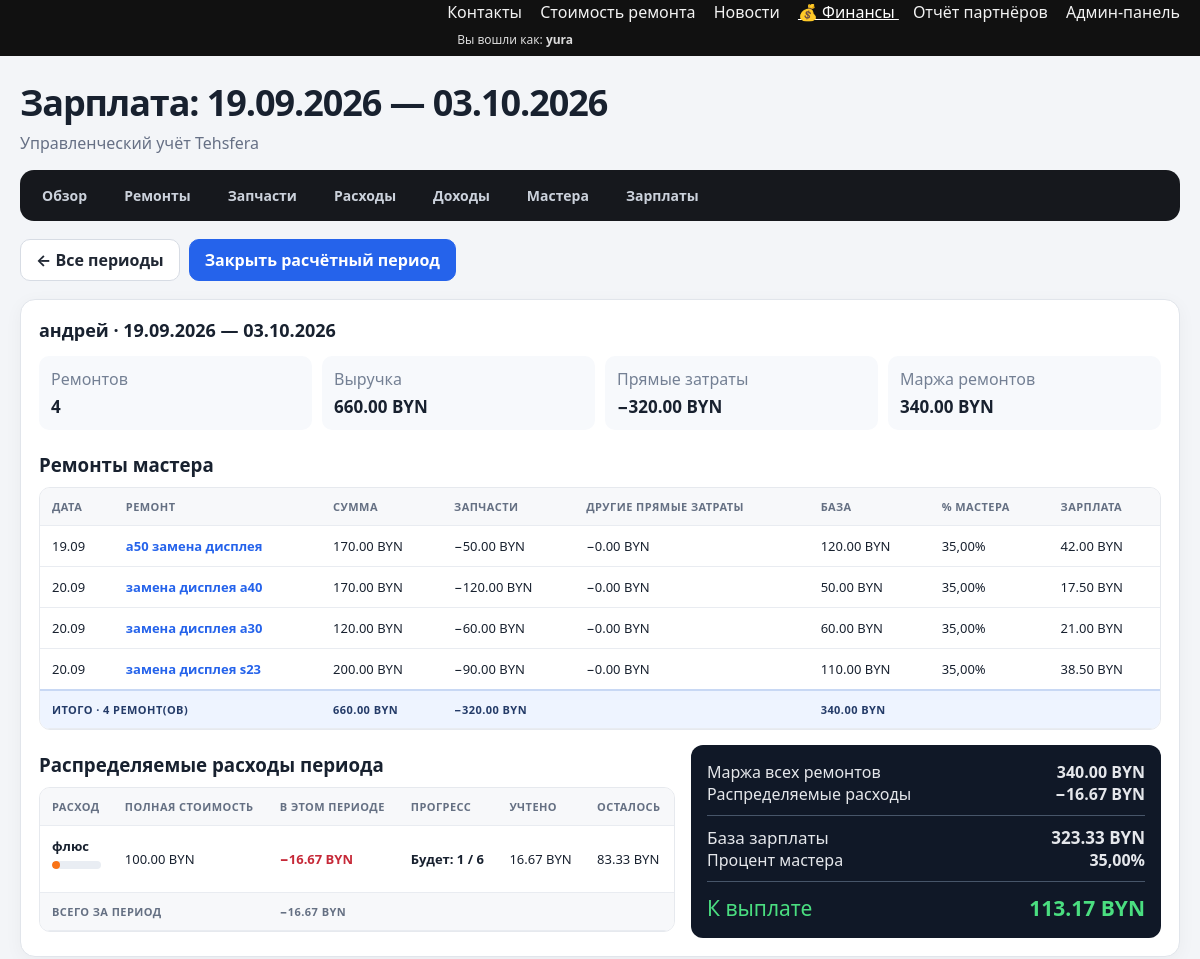
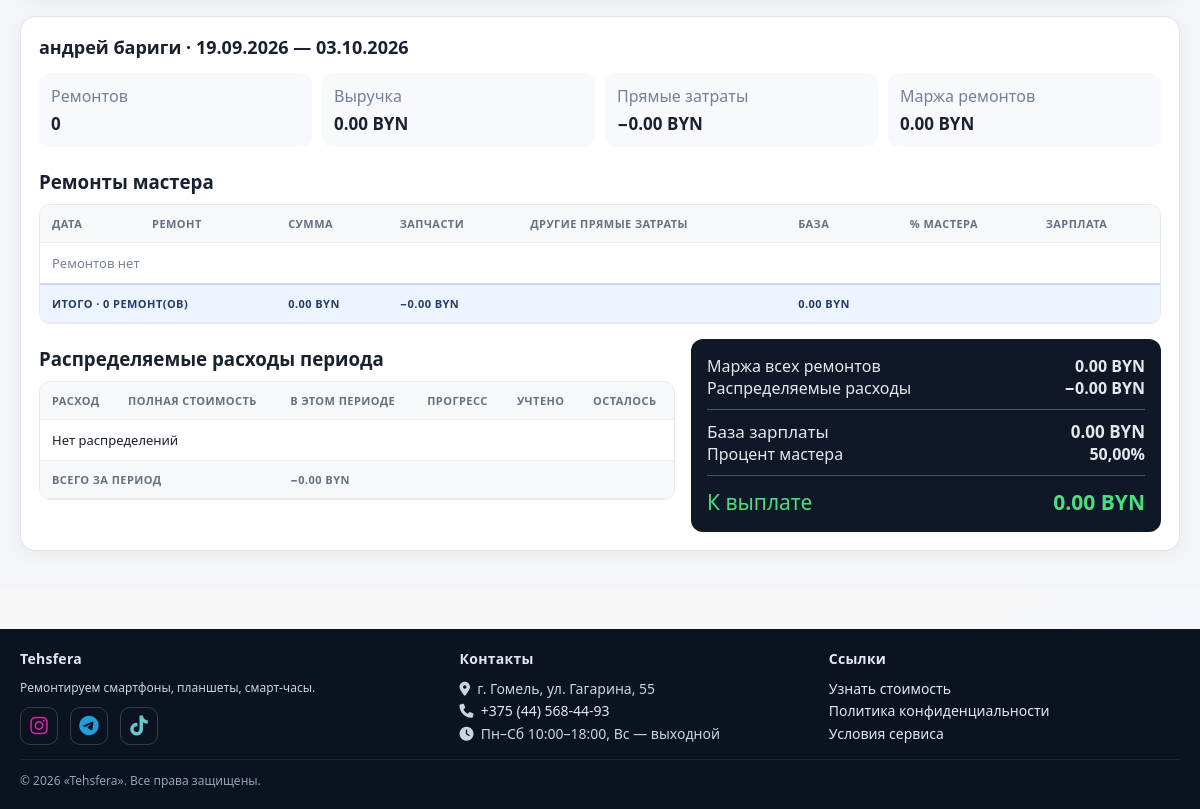
Screenshot of /finance/salaries/periods/1/ (signed in) with the database file from the repository (2 pictures, top to bottom).
### finance/models.py (models this page shows, shortened)
class PayrollPeriod(models.Model):
    class Status(models.TextChoices):
        OPEN = "open", "Открыт"
        CLOSED = "closed", "Закрыт"
    start_date = models.DateField("Начало периода")
    end_date = models.DateField("Окончание периода")
    status = models.CharField("Статус", max_length=12, choices=Status.choices, default=Status.OPEN)
    calculated_at = models.DateTimeField("Дата расчёта", null=True, blank=True)
    comment = models.TextField("Комментарий", blank=True)
    created_at = models.DateTimeField("Создан", auto_now_add=True)
    class Meta:
        verbose_name = "Расчётный период"
        verbose_name_plural = "Расчётные периоды"
        ordering = ["-start_date"]
        constraints = [models.UniqueConstraint(fields=["start_date", "end_date"], name="uniq_payroll_period_dates")]
    def __str__(self):
        return f"{self.start_date:%d.%m.%Y} — {self.end_date:%d.%m.%Y}"

class Employee(models.Model):
    user = models.OneToOneField(
        settings.AUTH_USER_MODEL, verbose_name="Аккаунт пользователя",
        on_delete=models.SET_NULL, related_name="employee_profile", null=True, blank=True,
    )
    name = models.CharField("Имя", max_length=120)
    default_percent = models.DecimalField(
        "Процент по умолчанию",
        max_digits=5,
        decimal_places=2,
        default=Decimal("0.00"),
        validators=[MinValueValidator(0), MaxValueValidator(100)],
    )
    is_owner = models.BooleanField("Владелец", default=False)
    is_active = models.BooleanField("Активен", default=True)
    created_at = models.DateTimeField("Создан", auto_now_add=True)
    class Meta:
        verbose_name = "Исполнитель"
        verbose_name_plural = "Исполнители"
        ordering = ["name"]
    def __str__(self):
        return f"{self.name} (владелец)" if self.is_owner else self.name

class RepairFinance(models.Model):
    date = models.DateField("Дата")
    description = models.CharField("Описание ремонта", max_length=255)
    revenue = models.DecimalField(
        "Получено от клиента", max_digits=12, decimal_places=2,
        validators=[MinValueValidator(0)],
    )
    part_cost = models.DecimalField(
        "Стоимость запчасти", max_digits=12, decimal_places=2,
        default=Decimal("0.00"), validators=[MinValueValidator(0)],
    )
    manual_part_cost = models.DecimalField(
        "Дополнительная стоимость запчастей вручную", max_digits=12, decimal_places=2,
        default=Decimal("0.00"), validators=[MinValueValidator(0)],
        help_text="Используйте для деталей, которых нет на складе, или деталей клиента.",
    )
    employee = models.ForeignKey(
        Employee, verbose_name="Исполнитель", on_delete=models.PROTECT,
        related_name="repairs",
    )
    master_percent = models.DecimalField(
        "Процент исполнителя", max_digits=5, decimal_places=2,
        default=Decimal("0.00"), validators=[MinValueValidator(0), MaxValueValidator(100)],
        help_text="Сохраняется в ремонте и не меняется при изменении профиля исполнителя.",
    )
    repair_margin = models.DecimalField("Маржа до зарплаты", max_digits=12, decimal_places=2, editable=False)
    master_salary = models.DecimalField("Зарплата мастера", max_digits=12, decimal_places=2, editable=False)
    workshop_profit = models.DecimalField("Прибыль мастерской", max_digits=12, decimal_places=2, editable=False)
    comment = models.TextField("Комментарий", blank=True)
    created_at = models.DateTimeField("Создан", auto_now_add=True)
    class Meta:
        verbose_name = "Ремонт (финансы)"
        verbose_name_plural = "Ремонты (финансы)"
        ordering = ["-date", "-created_at"]
        indexes = [models.Index(fields=["date"]), models.Index(fields=["employee", "date"])]

class DistributedExpense(models.Model):
    name = models.CharField("Название", max_length=200)
    category = models.ForeignKey(ExpenseCategory, verbose_name="Категория", on_delete=models.PROTECT, related_name="distributed_expenses")
    source_expense = models.OneToOneField(Expense, verbose_name="Связанный реальный расход", on_delete=models.PROTECT, related_name="distribution", null=True, blank=True)
    employees = models.ManyToManyField(Employee, verbose_name="Мастера", related_name="distributed_expenses", blank=True, limit_choices_to={"is_owner": False})
    start_date = models.DateField("Дата начала распределения")
    total_cost = models.DecimalField("Общая стоимость", max_digits=12, decimal_places=2, validators=[MinValueValidator(Decimal("0.01"))])
    periods_count = models.PositiveIntegerField("Количество расчётных периодов", validators=[MinValueValidator(1)])
    comment = models.TextField("Комментарий", blank=True)
    is_active = models.BooleanField("Активен", default=True)
    finished_at = models.DateField("Завершён", null=True, blank=True)
    created_at = models.DateTimeField("Создан", auto_now_add=True)
    class Meta:
        verbose_name = "Распределяемый расход"
        verbose_name_plural = "Распределяемые расходы"
        ordering = ["-start_date", "name"]
    @property
    def per_period_amount(self):
        return money(Decimal(self.total_cost) / self.periods_count)
    @property
    def used_periods(self):
        return self.allocations.values("calculation__period_id").distinct().count()
    @property
    def distributed_amount(self):
        return money(self.allocations.aggregate(v=Sum("amount"))["v"] or 0)
    @property
    def remaining_amount(self):
        return money(max(Decimal(self.total_cost) - self.distributed_amount, Decimal("0.00")))

### finance/views.py (the view)
# urls.py: path("salaries/periods/<int:pk>/", views.payroll_period_detail, name="payroll_period_detail"),
@finance_staff_required
def payroll_period_detail(request, pk):
    period = get_object_or_404(PayrollPeriod, pk=pk)
    employee_id = request.GET.get("employee")
    if period.status == PayrollPeriod.Status.CLOSED:
        rows = period.calculations.select_related("employee").prefetch_related("allocations__distributed_expense", "repair_snapshots__repair")
    else:
        employees = Employee.objects.filter(is_active=True, is_owner=False)
        if employee_id:
            employees = employees.filter(pk=employee_id)
        rows = [{"employee": employee, **payroll_preview(period, employee)} for employee in employees]
    if employee_id and period.status == PayrollPeriod.Status.CLOSED:
        rows = rows.filter(employee_id=employee_id)
    return render(request, "finance/payroll_period_detail.html", {"period": period, "rows": rows})

### finance/templates/finance/payroll_period_detail.html (shortened to what this page needs)
{% extends "finance/base.html" %}
{% load finance_extras %}
{% block finance_title %}Зарплата: {{ period }}{% endblock %}
{% block finance_content %}
<div class="fin-actions"><a class="fin-btn" href="{% url 'finance:payroll_period_list' %}">← Все периоды</a>{% if period.status == 'open' %}<form method="post" action="{% url 'finance:payroll_period_close' period.pk %}">{% csrf_token %}<button class="fin-btn primary">Закрыть расчётный период</button></form>{% endif %}</div>
{% for row in rows %}
<article class="fin-card payroll-master" id="master-{{ row.employee.pk }}">
  <h2>{{ row.employee }} · {{ period.start_date|date:'d.m.Y' }} — {{ period.end_date|date:'d.m.Y' }}</h2>
  <div class="fin-kpis"><div class="fin-kpi"><span class="fin-muted">Ремонтов</span><strong>{{ row.repairs_count }}</strong></div><div class="fin-kpi"><span class="fin-muted">Выручка</span><strong>{{ row.revenue|money_byn }}</strong></div><div class="fin-kpi"><span class="fin-muted">Прямые затраты</span><strong>−{{ row.direct_costs|money_byn }}</strong></div><div class="fin-kpi"><span class="fin-muted">Маржа ремонтов</span><strong>{{ row.repair_margin|money_byn }}</strong></div></div>
  <h3>Ремонты мастера</h3>
  <div class="fin-table-wrap payroll-repairs">
    <table class="fin-table desktop-table"><thead><tr><th>Дата</th><th>Ремонт</th><th>Сумма</th><th>Запчасти</th><th>Другие прямые затраты</th><th>База</th><th>% мастера</th><th>Зарплата</th></tr></thead><tbody>
    {% if period.status == 'closed' %}
      {% for repair in row.repair_snapshots.all %}<tr><td>{{ repair.repair_date|date:'d.m' }}</td><td>{% if repair.repair %}<a class="fin-link" href="{% url 'finance:repair_edit' repair.repair.pk %}?next={% url 'finance:payroll_period_detail' period.pk %}%3Femployee%3D{{ row.employee.pk }}">{{ repair.description }}</a>{% else %}{{ repair.description }} <span class="fin-muted">(удалён)</span>{% endif %}</td><td>{{ repair.revenue|money_byn }}</td><td>−{{ repair.parts_cost|money_byn }}</td><td>−{{ repair.other_direct_costs|money_byn }}</td><td>{{ repair.salary_base|money_byn }}</td><td>{{ repair.percent }}%</td><td>{{ repair.salary_amount|money_byn }}</td></tr>{% empty %}<tr><td colspan="8" class="fin-empty">Ремонтов нет</td></tr>{% endfor %}
    {% else %}
      {% for repair in row.repairs %}<tr><td>{{ repair.repair_date|date:'d.m' }}</td><td><a class="fin-link" href="{% url 'finance:repair_edit' repair.repair.pk %}?next={% url 'finance:payroll_period_detail' period.pk %}%3Femployee%3D{{ row.employee.pk }}">{{ repair.description }}</a></td><td>{{ repair.revenue|money_byn }}</td><td>−{{ repair.parts_cost|money_byn }}</td><td>−{{ repair.other_direct_costs|money_byn }}</td><td>{{ repair.salary_base|money_byn }}</td><td>{{ repair.percent }}%</td><td>{{ repair.salary_amount|money_byn }}</td></tr>{% empty %}<tr><td colspan="8" class="fin-empty">Ремонтов нет</td></tr>{% endfor %}
    {% endif %}</tbody><tfoot><tr><th colspan="2">ИТОГО · {{ row.repairs_count }} ремонт(ов)</th><th>{{ row.revenue|money_byn }}</th><th colspan="2">−{{ row.direct_costs|money_byn }}</th><th>{{ row.repair_margin|money_byn }}</th><th></th><th></th></tr></tfoot></table>
  </div>
  <div class="payroll-bottom">
    <section><h3>Распределяемые расходы периода</h3><div class="fin-table-wrap"><table class="fin-table distribution-progress"><thead><tr><th>Расход</th><th>Полная стоимость</th><th>В этом периоде</th><th>Прогресс</th><th>Учтено</th><th>Осталось</th></tr></thead><tbody>
    {% if period.status == 'closed' %}{% for allocation in row.allocations.all %}<tr><td><strong>{{ allocation.name_snapshot|default:allocation.distributed_expense.name }}</strong><div class="expense-bar"><span style="width:{{ allocation.progress_percent }}%"></span></div></td><td>{{ allocation.total_cost_snapshot|money_byn }}</td><td class="amount-neg">−{{ allocation.amount|money_byn }}</td><td><strong>{{ allocation.part_number }} / {{ allocation.parts_count }}</strong>{% if allocation.part_number >= allocation.parts_count %} · завершено{% endif %}</td><td>{{ allocation.accounted_after|money_byn }}</td><td>{{ allocation.remaining_after|money_byn }}</td></tr>{% empty %}<tr><td colspan="6">Нет распределений</td></tr>{% endfor %}
    {% else %}{% for allocation in row.distributions %}<tr><td><strong>{{ allocation.expense.name }}</strong><div class="expense-bar"><span style="width:{{ allocation.progress_percent }}%"></span></div></td><td>{{ allocation.total_cost_snapshot|money_byn }}</td><td class="amount-neg">−{{ allocation.amount|money_byn }}</td><td><strong>Будет: {{ allocation.part_number }} / {{ allocation.parts_count }}</strong></td><td>{{ allocation.accounted_after|money_byn }}</td><td>{{ allocation.remaining_after|money_byn }}</td></tr>{% empty %}<tr><td colspan="6">Нет распределений</td></tr>{% endfor %}{% endif %}
    <tr><th colspan="2">Всего за период</th><th class="amount-neg">−{{ row.distributed_costs|money_byn }}</th><th colspan="3"></th></tr></tbody></table></div></section>
    <section class="fin-calc"><div class="fin-calc-row"><span>Маржа всех ремонтов</span><strong>{{ row.repair_margin|money_byn }}</strong></div><div class="fin-calc-row"><span>Распределяемые расходы</span><strong>−{{ row.distributed_costs|money_byn }}</strong></div><div class="fin-calc-row fin-calc-total"><span>База зарплаты</span><strong>{{ row.salary_base|money_byn }}</strong></div><div class="fin-calc-row"><span>Процент мастера</span><strong>{{ row.percent }}%</strong></div><div class="fin-calc-row fin-calc-pay"><span>К выплате</span><strong>{{ row.salary_amount|money_byn }}</strong></div></section>
  </div>
</article>
{% empty %}<section class="fin-card fin-empty">Нет активных мастеров</section>{% endfor %}
{% endblock %}

### repairs/templates/repairs/base.html (shortened to what this page needs)
<!DOCTYPE html>
{% load static %}
<html lang="ru">
<head>
  <link rel="stylesheet" href="https://cdnjs.cloudflare.com/ajax/libs/font-awesome/6.6.0/css/all.min.css">
</head>
<body>
  <header>
    <div class="wrap">
      <div class="row">
        <a class="brand" href="{% url 'repairs:brand_list' %}" aria-label="Tehsfera — на главную">
          <img src="{% static 'img/tehsfera-logo.png' %}" alt="Tehsfera" loading="eager" decoding="async">
        </a>
        <nav class="site-nav" id="siteNav">
          <div class="nav-links" id="navLinks">
            <a href="{% url 'repairs:contacts' %}"
               class="{% if request.path|slice:':10' == '/contacts' %}active{% endif %}">
              Контакты
            </a>
            <a href="{% url 'repairs:brand_list' %}"
               class="{% if request.path == '/' or request.path|slice:':8' == '/repairs' %}active{% endif %}">
              Стоимость ремонта
            </a>
            <a href="{% url 'news:list' %}"
               class="{% if request.path|slice:':6' == '/news/' %}active{% endif %}">
              Новости
            </a>
            {% if request.user.is_staff %}
              {% if perms.finance.view_repairfinance %}
                <a href="{% url 'finance:dashboard' %}"
                   class="{% if request.path|slice:':9' == '/finance/' %}active{% endif %}">
                  💰 Финансы
                </a>
              {% endif %}
              <a href="{% url 'repairs:referrals_report' %}"
                 class="{% if request.path|slice:':11' == '/referrals' %}active{% endif %}">
                Отчёт партнёров
              </a>
            {% elif request.user.is_authenticated and request.user.employee_profile.is_active %}
              <a href="{% url 'master_portal:dashboard' %}"
                 class="{% if request.path|slice:':8' == '/master/' %}active{% endif %}">
                💰 Моя зарплата
              </a>
            {% endif %}
            {% if request.user.is_authenticated and request.user.is_staff %}
              <a href="{% url 'admin:index' %}">Админ-панель</a>
              <div class="small" style="opacity:.85; padding: 8px 10px;">
                Вы вошли как: <b>{{ request.user.username }}</b>
              </div>
            {% endif %}
          </div>
        </nav>
      </div>
    </div>
  </header>
  <main>
    {% block content %}{% endblock %}
  </main>
  <footer>
    <div class="wrap">
      <div class="grid">
        <section>
          <h4>Tehsfera</h4>
          <p class="small" style="margin:0 0 10px">Ремонтируем смартфоны, планшеты, смарт-часы.</p>
          <div class="social">
            <a class="ig" href="https://www.instagram.com/tehsfera_gomel" target="_blank" rel="noopener" title="Instagram: @tehsfera_gomel" aria-label="Instagram">
              <i class="fa-brands fa-instagram"></i>
            </a>
            <a class="tg" href="https://t.me/+OeKcuIOyDMBiOGUy" target="_blank" rel="noopener" title="Telegram — вопросы и обсуждения" aria-label="Telegram">
              <i class="fa-brands fa-telegram"></i>
            </a>
            <a class="tt" href="https://www.tiktok.com/@tehsfera" target="_blank" rel="noopener" title="TikTok: @tehsfera" aria-label="TikTok">
              <i class="fa-brands fa-tiktok"></i>
            </a>
          </div>
        </section>
        <section>
          <h4>Контакты</h4>
          <ul>
            <li><i class="fa-solid fa-location-dot"></i>&nbsp; г. Гомель, ул. Гагарина, 55</li>
            <li><i class="fa-solid fa-phone"></i>&nbsp; <a href="tel:+375445684493">+375 (44) 568-44-93</a></li>
            <li><i class="fa-solid fa-clock"></i>&nbsp; Пн–Сб 10:00–18:00, Вс — выходной</li>
          </ul>
        </section>
        <section>
          <h4>Ссылки</h4>
          <ul>
            <li><a href="{% url 'repairs:brand_list' %}">Узнать стоимость</a></li>
            <li><a href="{% url 'privacy' %}">Политика конфиденциальности</a></li>
            <li><a href="{% url 'terms' %}">Условия сервиса</a></li>
          </ul>
        </section>
      </div>
      <div class="f-bottom">
        <div>© {% now "Y" %} «Tehsfera». Все права защищены.</div>
      </div>
    </div>
  </footer>
</body>
</html>

### rows the page displays
PayrollPeriod: start_date+end_date "19.09.2026 — 03.10.2026", start_date "19.09.2026", end_date "03.10.2026"
Employee: employee "андрей", repairs_count "4", revenue "660.00 BYN", direct_costs "320.00 BYN", repair_margin "340.00 BYN", distributed_costs "16.67 BYN", salary_base "323.33 BYN", percent "35,00", salary_amount "113.17 BYN"
RepairFinance: repair_date "19.09", description "a50 замена дисплея", revenue "170.00 BYN", parts_cost "50.00 BYN", other_direct_costs "0.00 BYN", salary_base "120.00 BYN", percent "35,00", salary_amount "42.00 BYN"
RepairFinance: repair_date "20.09", description "замена дисплея a40", revenue "170.00 BYN", parts_cost "120.00 BYN", other_direct_costs "0.00 BYN", salary_base "50.00 BYN", percent "35,00", salary_amount "17.50 BYN"
RepairFinance: repair_date "20.09", description "замена дисплея a30", revenue "120.00 BYN", parts_cost "60.00 BYN", other_direct_costs "0.00 BYN", salary_base "60.00 BYN", percent "35,00", salary_amount "21.00 BYN"
RepairFinance: repair_date "20.09", description "замена дисплея s23", revenue "200.00 BYN", parts_cost "90.00 BYN", other_direct_costs "0.00 BYN", salary_base "110.00 BYN", percent "35,00", salary_amount "38.50 BYN"
DistributedExpense: expense.name "флюс", {{ allocation.progress_percent }} 17 (drawn), total_cost_snapshot "100.00 BYN", amount "16.67 BYN", part_number "1", parts_count "6", accounted_after "16.67 BYN", remaining_after "83.33 BYN"
Employee: employee "андрей бариги", repairs_count "0", revenue "0.00 BYN", direct_costs "0.00 BYN", repair_margin "0.00 BYN", shows "Ремонтов нет", shows "Нет распределений", distributed_costs "0.00 BYN", salary_base "0.00 BYN", percent "50,00", salary_amount "0.00 BYN"

### other values shown
{{ request.user.username }} "yura"
